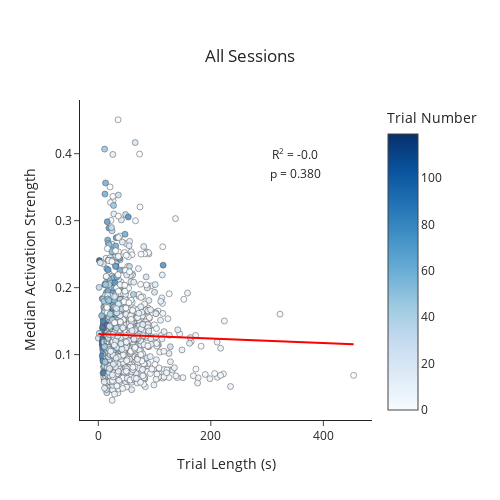

Notebook source saved alongside this figure:
### Code cell
## Median activation strength vs trial length
fig = pf.custom_graph_template('All Sessions', x_title = 'Trial Length (s)', y_title = 'Median Activation Strength')
fig.add_trace(go.Scatter(x = trial_df['trial_length'], y = trial_df['median'], mode = 'markers', opacity = 0.7, showlegend = False,
                         marker={'color': trial_df['trial'], 'colorscale': 'Blues', 'showscale': True, 'colorbar': {'title': 'Trial Number'}, 'line': {'color': 'black', 'width' : 0.5}}))
fig.add_trace(go.Scatter(x = trial_df['trial_length'], y = lm_median['pred'], mode = 'lines', line_color = 'red', showlegend = False))
fig.add_annotation(x = 350, y = 0.40, text = 'R<sup>2</sup> = {}'.format(round(lm_median['adj_r2'], 3)), showarrow = False)
fig.add_annotation(x = 350, y = 0.37, text = 'p = 0.380', showarrow = False)
fig.show()
# fig.write_image(pjoin(figure_path, 'trial_length_vs_median_allsessions.png'))

### Figure 1 — Plotly figure (JSON) as saved in the notebook; plotly's stock layout.template omitted (floating-point values rounded to 4 significant figures; data arrays with more than 128 entries replaced by an {"elided": "..."} marker saying what was removed)
{"data": [{"marker": {"color": {"elided": "1580 int values"}, "colorbar": {"title": {"text": "Trial Number"}}, "colorscale": [[0, "rgb(247,251,255)"], [0.125, "rgb(222,235,247)"], [0.25, "rgb(198,219,239)"], [0.375, "rgb(158,202,225)"], [0.5, "rgb(107,174,214)"], [0.625, "rgb(66,146,198)"], [0.75, "rgb(33,113,181)"], [0.875, "rgb(8,81,156)"], [1, "rgb(8,48,107)"]], "line": {"color": "black", "width": 0.5}, "showscale": true}, "mode": "markers", "opacity": 0.7, "showlegend": false, "type": "scatter", "x": {"elided": "1580 float values"}, "y": {"elided": "1580 float values"}}, {"line": {"color": "red"}, "mode": "lines", "showlegend": false, "type": "scatter", "x": {"elided": "1580 float values"}, "y": {"elided": "1580 float values"}}], "layout": {"annotations": [{"showarrow": false, "text": "R<sup>2</sup> = -0.0", "x": 350, "y": 0.4}, {"showarrow": false, "text": "p = 0.380", "x": 350, "y": 0.37}], "height": 500, "title": {"text": "All Sessions", "x": 0.5, "xanchor": "center", "y": 0.9, "yanchor": "top"}, "width": 500, "xaxis": {"title": {"text": "Trial Length (s)"}}, "yaxis": {"title": {"text": "Median Activation Strength"}}}}
